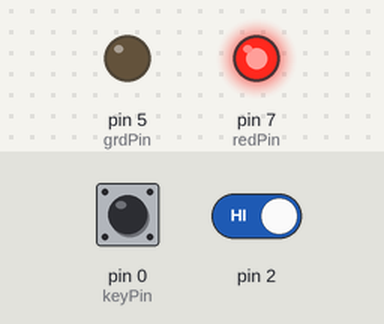
The sketch below on a simulated Arduino Uno, built with avr-gcc and run on an emulated ATmega328P. On the bench: output pins drawn as LEDs (lit = HIGH). Dashed ring = blinking. The inputs (shaded band) are chosen by the test bench; at power-on: pin 2 HIGH, pin 0 (keyPin) LOW.

Above: at 0.1 s.
At 1.2 s:
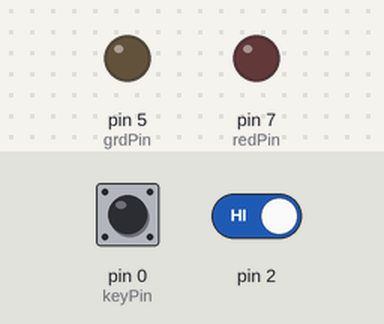
1.3 s: pin 2 driven LOW
At 2.4 s:
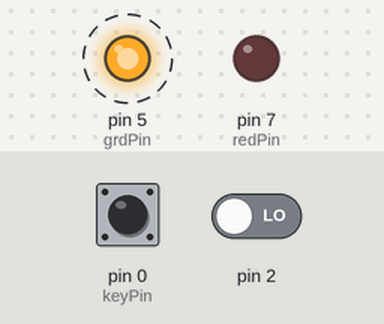
Timing chart, 0 to 10.3 s (numbered marks = the images above; inputs shaded):
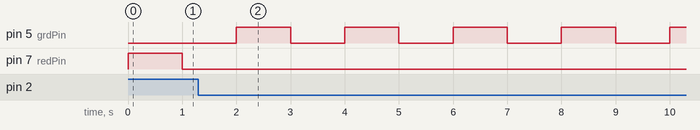

The sketch:

MP6.ino
```cpp
#define DELAY_MS 1000

#define MODE_1 1
#define MODE_2 2

const uint8_t keyPin = 0;
const uint8_t grdPin = 5;
const uint8_t redPin = 7;
uint8_t sysMode = MODE_1;

void keyISR() {
  delayMicroseconds(20000);
  if (LOW == digitalRead(keyPin)) {
    switch (sysMode) {
      case MODE_1:
        sysMode = MODE_2;
        break;
      case MODE_2:
        sysMode = MODE_1;
        break;
      default:
        break;
    }
  }
}

void setup() {
  // put your setup code here, to run once:
  pinMode(grdPin, OUTPUT);
  pinMode(redPin, OUTPUT);
  pinMode(keyPin, INPUT);
  attachInterrupt(keyPin, keyISR, FALLING);
  sysMode = MODE_1;
}

void loop() {
  // put your main code here, to run repeatedly:
  switch (sysMode) {
    case MODE_1:
      digitalWrite(redPin, HIGH);
      delay(DELAY_MS);
      digitalWrite(redPin, LOW);
      delay(DELAY_MS);
      break;
    case MODE_2:
      digitalWrite(grdPin, HIGH);
      delay(DELAY_MS);
      digitalWrite(grdPin, LOW);
      delay(DELAY_MS);
      break;
    default:
      break;
  }
}
```

Measured:
- after the input at 1.3 s, pin 5 (grdPin): alternates HIGH for 1.0 s and LOW for 1.0 s, starting after 0.70 s; pin 7 (redPin): stops changing and stays LOW
